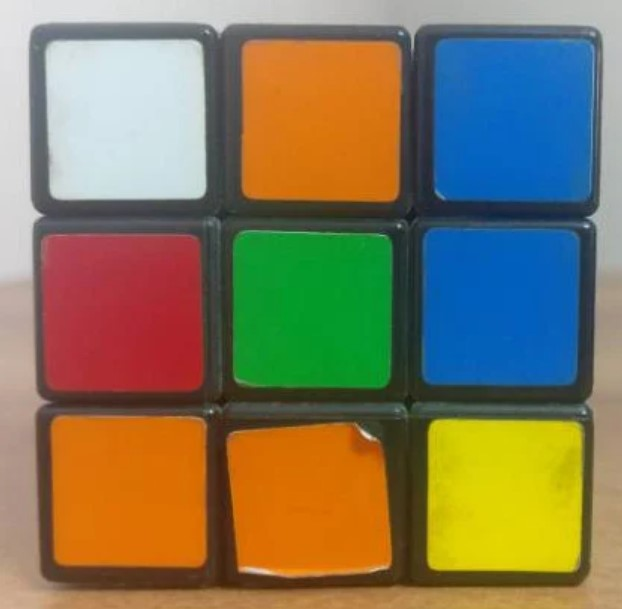
#> input picture mg06/cubic_puzzle.jpg, 622 x 609 px
$ jupyter execute --allow-errors 10219084_tugas04.ipynb
#> lines starting #> are read from the running program, lines starting #| are printed output that depends on the picture
#> in run_tugas04, img is the input picture: shape (609, 622, 3); mean B, G, R 89.5, 120.8, 130.2
[cell 1]
# Nama  : Avima Haamesha
# NIM   : 10219084

# Tugas 4

[cell 2]
import cv2 as cv
import numpy as np
import matplotlib.pyplot as plt
import os


def cvt_gray(img, c_bgr=(0.114, 0.587, 0.299)):
    # create black img that have similar size to img
#> called with c_bgr = (0.114, 0.587, 0.299)
    w,h,c = img.shape
#> w = 609; h = 622; c = 3
    img_gray = np.zeros( (w,h) )

    # extract 3 channel: bgr
    img_b, img_g, img_r = img[:,:,0], img[:,:,1], img[:,:,2]
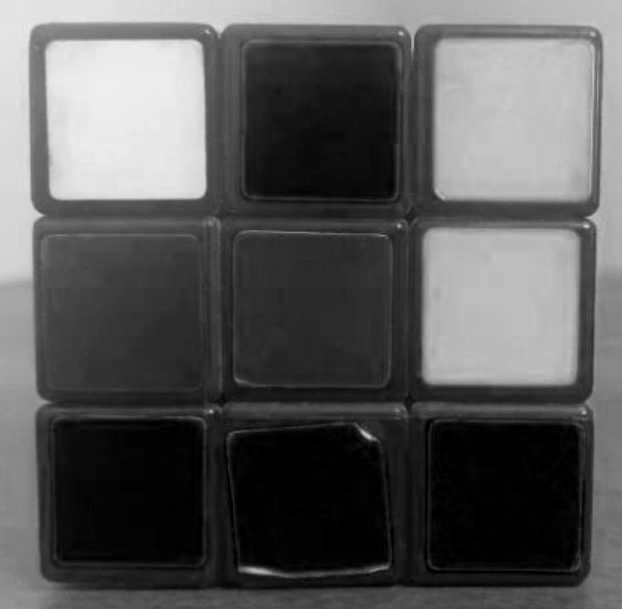
#> img_b: shape (609, 622); min 0, max 238, mean 89.5
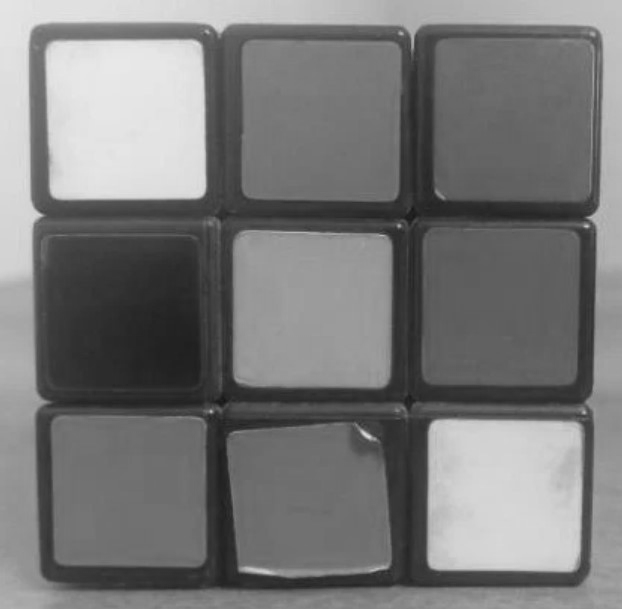
#> img_g: shape (609, 622); min 19, max 232, mean 120.8
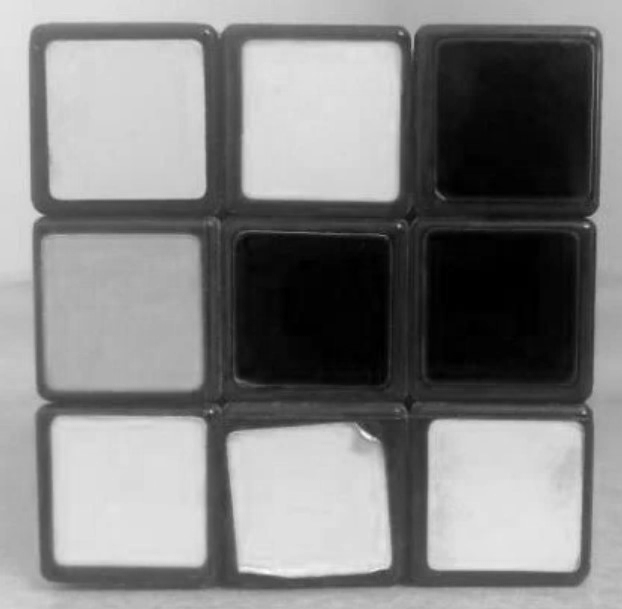
#> img_r: shape (609, 622); min 0, max 255, mean 130.2

    # convert bgr channel to gray
    for i in range(w):
        for j in range(h):
            img_gray[i,j]   = c_bgr[0] * img_b[i,j] \
                            + c_bgr[1] * img_g[i,j] \
                            + c_bgr[2] * img_r[i,j]
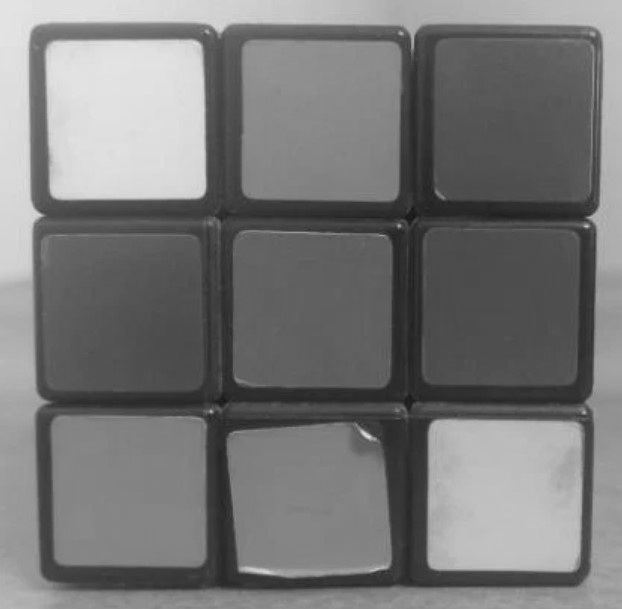
#> img_gray: shape (609, 622) float64; min 20.95, max 229.2, mean 120
    return img_gray


def run_tugas04(path="mg06/cubic_puzzle.jpg"):
    # read img in rgb color space
    img = cv.imread(path)
    img_rgb = cv.cvtColor(img, cv.COLOR_BGR2RGB)
    print("Original")
    plt.imshow(img_rgb, cmap="gray")
    plt.show()

    # gray image
    c_bgr = (0.114, 0.587, 0.299)
    img_gray = cvt_gray(img, c_bgr)
    print("Grayscale")
    plt.imshow(img_gray, cmap="gray")
    plt.show()

    # compare every channel intensity
    print("Compare BGR Intensity")
    plt.subplots(nrows=1, ncols=3, tight_layout=1)
    plt.subplot(1,3,1); plt.imshow(img[:,:,0], cmap="gray"); plt.title("B Intensity"); plt.colorbar(orientation="horizontal")
    plt.subplot(1,3,2); plt.imshow(img[:,:,1], cmap="gray"); plt.title("G Intensity"); plt.colorbar(orientation="horizontal")
    plt.subplot(1,3,3); plt.imshow(img[:,:,2], cmap="gray"); plt.title("R Intensity"); plt.colorbar(orientation="horizontal")
    plt.show()
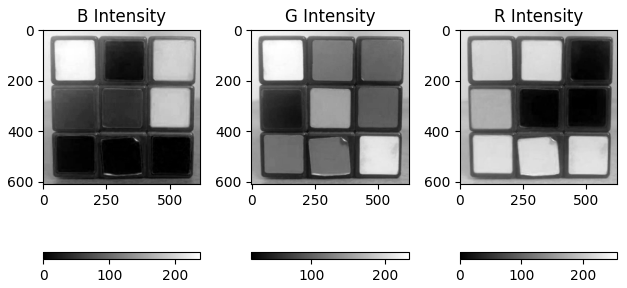
#> figure drawn by matplotlib, 6 panels

    print("Done")


#> (the rest of this cell did not finish here and is left out)
